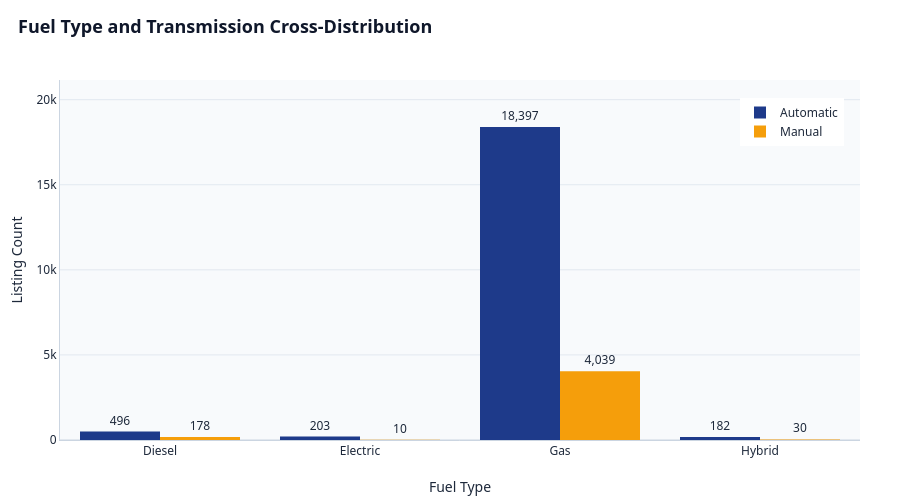

Notebook code cell kept with this figure:
### Markdown cell above
**Analytical Takeaway (Chart A4):**
- **Sedan Supremacy**: **Sedans** account for an absolute majority of the secondary fleet at **56.6% (13,316 listings)**, driven by family commuting, commercial rideshare utility, and affordable maintenance.
- **SUV Expansion**: **SUVs** represent the second largest segment with **24.8% (5,845 listings)**. SUVs have captured substantial market share over the last decade due to road condition preferences and higher ground clearance.
- **Hatchbacks & Niches**: **Hatchbacks** form **13.4%** of listings (popular among urban commuters and female drivers), while specialized shapes (Coupes, Convertibles, 4X4s, Vans, Trucks) make up the remaining 5.2%.

### Code cell
# Chart A5: Fuel Type and Transmission Cross-Distribution
fuel_trans = pd.crosstab(df['Fuel Type'], df['Transmission']).reset_index()

fig_a5 = go.Figure()

fig_a5.add_trace(go.Bar(
    x=fuel_trans['Fuel Type'],
    y=fuel_trans['Automatic'],
    name='Automatic',
    marker_color=PRIMARY_BLUE,
    text=fuel_trans['Automatic'].apply(lambda x: f"{x:,d}"),
    textposition='outside',
    hovertemplate="Fuel: %{x}<br>Automatic: %{y:,d}<extra></extra>"
))

fig_a5.add_trace(go.Bar(
    x=fuel_trans['Fuel Type'],
    y=fuel_trans['Manual'],
    name='Manual',
    marker_color=GOLD_AMBER,
    text=fuel_trans['Manual'].apply(lambda x: f"{x:,d}" if x > 0 else ""),
    textposition='outside',
    hovertemplate="Fuel: %{x}<br>Manual: %{y:,d}<extra></extra>"
))

fig_a5.update_layout(
    title_text="<b>Fuel Type and Transmission Cross-Distribution</b>",
    barmode='group',
    xaxis_title="Fuel Type",
    yaxis_title="Listing Count",
    legend=dict(x=0.85, y=0.95),
    yaxis=dict(range=[0, fuel_trans['Automatic'].max() * 1.15])
)

save_and_show(fig_a5, "A5_fuel_transmission_distribution.html", height=500)

### Figure 1 — Plotly figure (JSON) as saved in the notebook; plotly's stock layout.template omitted (floating-point values rounded to 4 significant figures)
{"data": [{"hovertemplate": "Fuel: %{x}<br>Automatic: %{y:,d}<extra></extra>", "marker": {"color": "#1E3A8A"}, "name": "Automatic", "text": ["496", "203", "18,397", "182"], "textposition": "outside", "type": "bar", "x": ["Diesel", "Electric", "Gas", "Hybrid"], "y": [496, 203, 18397, 182]}, {"hovertemplate": "Fuel: %{x}<br>Manual: %{y:,d}<extra></extra>", "marker": {"color": "#F59E0B"}, "name": "Manual", "text": ["178", "10", "4,039", "30"], "textposition": "outside", "type": "bar", "x": ["Diesel", "Electric", "Gas", "Hybrid"], "y": [178, 10, 4039, 30]}], "layout": {"barmode": "group", "height": 500, "legend": {"x": 0.85, "y": 0.95}, "margin": {"b": 60, "l": 60, "r": 40, "t": 80}, "title": {"text": "<b>Fuel Type and Transmission Cross-Distribution</b>"}, "xaxis": {"title": {"text": "Fuel Type"}}, "yaxis": {"range": [0, 21160.0], "title": {"text": "Listing Count"}}}}
